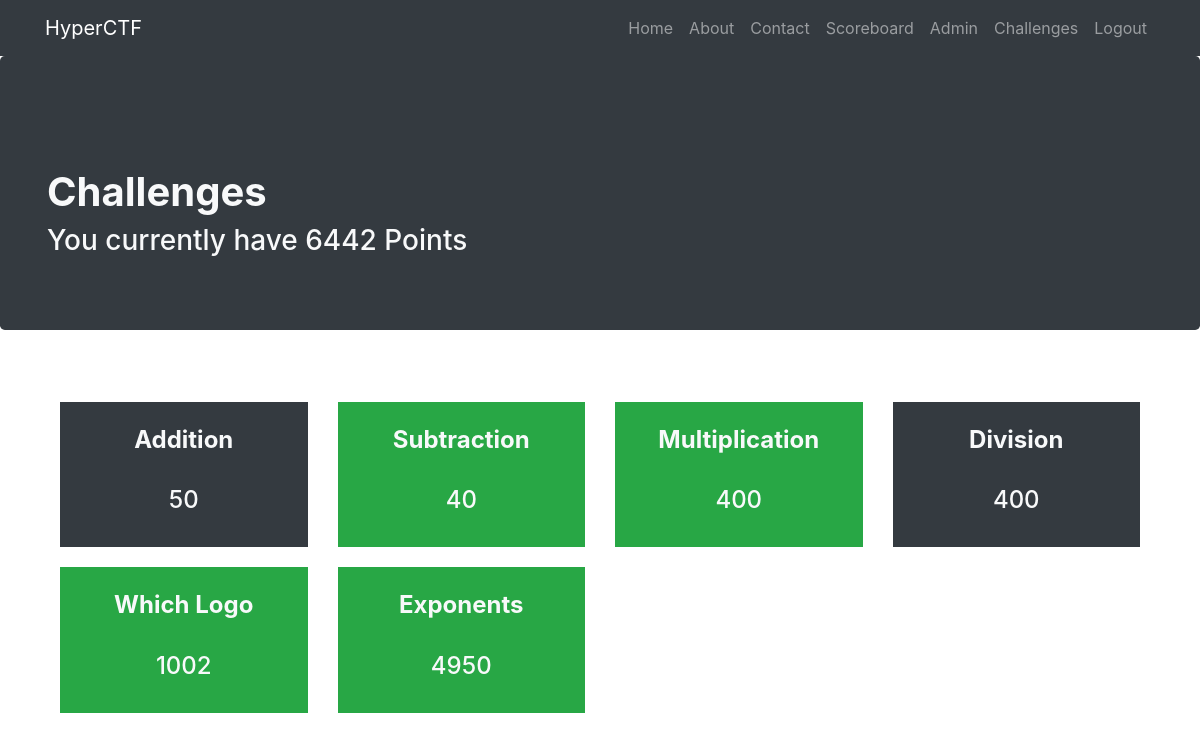
Page /challenges/ (signed in) on the committed database.
### app.py (models this page shows, shortened)
class User(db.Model):
	__tablename__ = "users"
	id = db.Column(db.Integer, primary_key=True)
	username = db.Column(db.String(20), unique=True, nullable=False)
	password = db.Column(db.String(80), unique=False, nullable=False)
	email = db.Column(db.String(80), unique=True, nullable=False)
	points = db.Column(db.Integer, unique=False, nullable=False)
	date_created = db.Column(db.DateTime, default=datetime.datetime.utcnow)
	solved_challenges = db.relationship('Challenge', secondary="solved", backref=db.backref('solved_users', lazy='dynamic'))

class Challenge(db.Model):
	__tablename__ = "challenges"
	id = db.Column(db.Integer, primary_key=True)
	name = db.Column(db.String(20), unique=True, nullable=False)
	points = db.Column(db.Integer, unique=True, nullable=False)
	content = db.Column(db.String(225), unique=True, nullable=False)
	answer = db.Column(db.String(225), unique=True, nullable=False)

### app.py (the view)
@app.route("/challenges/")
def challenges_page():
	if 'username' in session:
		solvedChallenges = []
		for challenge in Challenge.query.all():
			for user in challenge.solved_users:
				if user.username == session['username']:
					solvedChallenges.append(challenge)
					continue
		return render_template("challenges.html", challenges=Challenge.query.all(), points=User.query.filter_by(username=session['username']).first().points, solved_challenges=solvedChallenges)
	else:
		flash('You have to sign up before attempting any questions', at.red.value)
		return redirect(url_for('signup'))

### templates/challenges.html (shortened to what this page needs)
{% extends "header.html"%}
{% block body %}
<div class="jumbotron bg-dark">
  <div class="container">
    <h1 class="mt-5 text-light" align=""><strong> Challenges</strong></h1>
    <h3 class="mt-9 text-light" align=""> You currently have {{ points }} Points</h3>
  </div>
</div>
<div class="container">
  <div class="row">
    <div class="col-lg-12 text-center">
      <div class="container-fluid" style="grid-row-gap: 20px">
        <div class="row" style="margin-top: 20px">
          {% for challenge in challenges %}
          <div class="col-sm-3" style="padding-top: 20px">
            <a style="text-decoration: none;"href="./{{ challenge.id }}">
              {% if challenge in solved_challenges %}
              <div class="bg-success">
                {% else %}
                <div class="bg-dark">
                  {% endif %}
                  <br><h4 class="mt-9 text-light"style="float: center; text-align: center;"><strong>{{ challenge.name }}</strong></h4><br>
                  <h4 class="mt-9 text-light" style="float: center; text-align: center;">{{ challenge.points }}</h4><br>
                </div>
              </a>
            </div>
            {% endfor %}
          </div>
        </div>
      </div>
    </div>
  </div>
  {% endblock %}

### templates/header.html (shortened to what this page needs)
<!DOCTYPE html>
<html lang="en">
<head>
  <link rel="stylesheet" href="https://stackpath.bootstrapcdn.com/bootstrap/4.2.1/css/bootstrap.min.css">
  <link rel="stylesheet" href="https://stackpath.bootstrapcdn.com/bootstrap/4.2.1/css/bootstrap.min.css">
</head>
<nav class="navbar navbar-expand-lg navbar-dark bg-dark static-top">
  <div class="container">
    <a class="navbar-brand" style="margin-bottom: 0" href="/">HyperCTF</a>
    <div class="collapse navbar-collapse" id="navbarResponsive">
      <ul class="navbar-nav ml-auto">
          <a class="nav-link" href="/">Home
          </a>
          <li class="nav-item">
            <a class="nav-link" href="/about/">About</a>
          </li>
          <li class="nav-item">
            <a class="nav-link" href="/contact/">Contact</a>
          </li>
          <li class="nav-item">
            <a class="nav-link" href="/scoreboard/">Scoreboard</a>
          </li>
          {% if session["username"] == "admin" %}
          <li class="nav-item">
            <a class="nav-link" href="/admin/">Admin</a>
          </li>
          {% endif %}
          {% if 'username' in session %}
          <li class="nav-item">
            <a class="nav-link" href="/challenges/">Challenges</a>
          </li>
          <li class="nav-item">
            <a class="nav-link" href="/logout/">Logout</a>
          </li>
          {% endif %}
        </ul>
      </div>
    </div>
  </nav>
  <body>
    {% block body %}
    {% endblock %}
  </body>
  </html>

### rows in the picture
User: points "6442"
Challenge: name "Addition", points "50"
Challenge: name "Subtraction", points "40"
Challenge: name "Multiplication", points "400"
Challenge: name "Division", points "400"
Challenge: name "Which Logo", points "1002"
Challenge: name "Exponents", points "4950"
